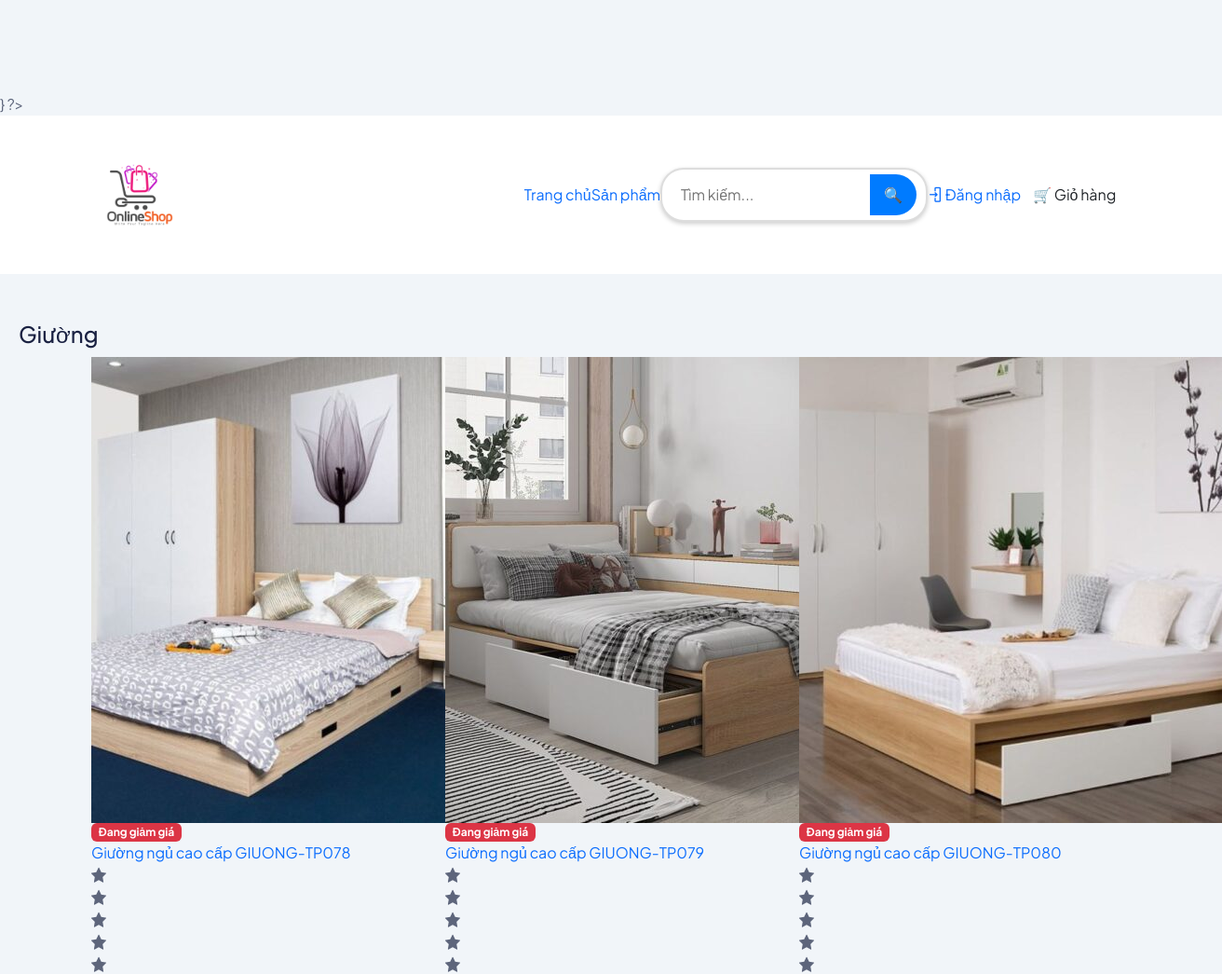
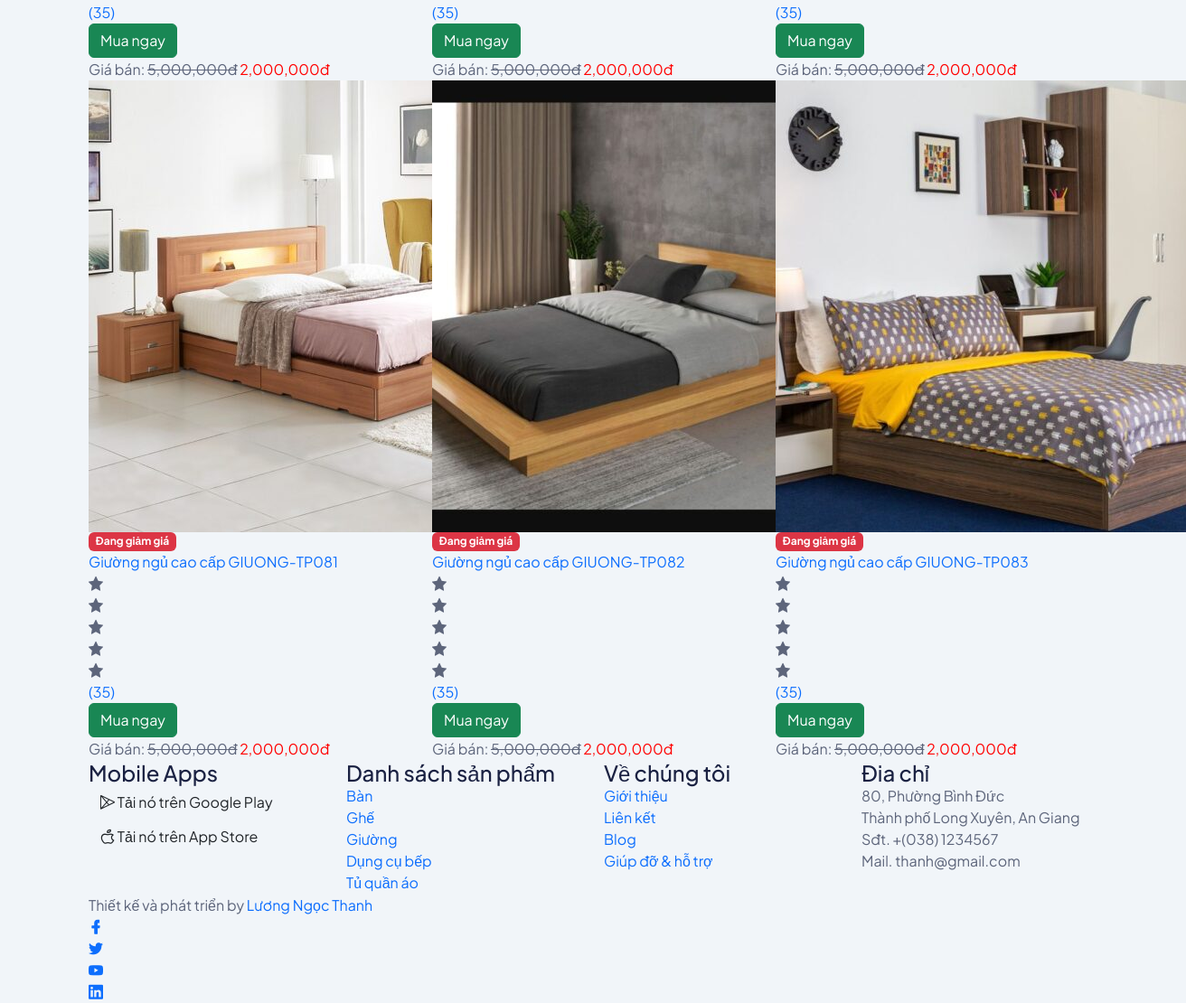
Screenshot of /?action=group&id=3 with the database file from the repository (2 pictures, top to bottom).
### tables this page shows
CREATE TABLE `danhmuc` (
  `id` int(11) NOT NULL,
  `tendanhmuc` varchar(50) NOT NULL,
  `mota` varchar(1000) NOT NULL
);

CREATE TABLE `mathang` (
  `id` int(11) NOT NULL,
  `tenmathang` varchar(255) NOT NULL,
  `mota` text NOT NULL,
  `giaban` float NOT NULL,
  `giagoc` float NOT NULL,
  `soluongton` int(11) NOT NULL,
  `hinhanh` varchar(255) NOT NULL,
  `luotxem` int(11) NOT NULL,
  `luotmua` int(11) NOT NULL,
  `danhmuc_id` int(11) NOT NULL
);

### model/danhmuc.php (called while the page is built, shortened)
<?php
class DANHMUC{
    public function laydanhmuc(){
        $dbcon = DATABASE::connect();
        try{
            $sql = "SELECT * FROM danhmuc";
            $cmd = $dbcon->prepare($sql);
            $cmd->execute();
            $result = $cmd->fetchAll();
            return $result;
        }
        catch(PDOException $e){
            $error_message = $e->getMessage();
            echo "<p>Lỗi truy vấn: $error_message</p>";
            exit();
        }
    }
    public function laydanhmuctheoid($id){
        $dbcon = DATABASE::connect();
        try{
            $sql = "SELECT * FROM danhmuc WHERE id=:id";
            $cmd = $dbcon->prepare($sql);
            $cmd->bindValue(":id", $id);
            $cmd->execute();
            $result = $cmd->fetch();
            return $result;
        }
        catch(PDOException $e){
            $error_message = $e->getMessage();
            echo "<p>Lỗi truy vấn: $error_message</p>";
            exit();
        }
    }
}
?>

### model/mathang.php (called while the page is built, shortened)
<?php
class MATHANG{
    public function laymathangtheodanhmuc($danhmuc_id){
        $dbcon = DATABASE::connect();
        try{
            $sql = "SELECT * FROM mathang WHERE danhmuc_id=:madm" ;
            $cmd = $dbcon->prepare($sql);
			$cmd->bindValue(":madm",$danhmuc_id);
            $cmd->execute();
            $result = $cmd->fetchAll();
            return $result;
        }
        catch(PDOException $e){
            $error_message = $e->getMessage();
            echo "<p>Lỗi truy vấn: $error_message</p>";
            exit();
        }
    }
}
?>

### public/group.php (the view)
<?php
include("inc/top.php");
?>
<h3 style="margin: 50px 0px 0px 20px;">
    <?php echo $tendm ?>
</h3>
<section class="items-grid section" style="margin-top: 10px;">
    <div class="container">
        <div class="single-head">
            <div class="row">
<?php
if($mathang != null){
    foreach($mathang as $m):
?>
                <div class="col-lg-4 col-md-6 col-12">
                    <div class="single-grid wow fadeInUp" data-wow-delay=".2s">
                        <div class="image">
                            <a href="?action=detail&id=<?php echo $m["id"]; ?>" class="thumbnail">
                                <img src="../<?php echo $m["hinhanh"]; ?>" alt="<?php echo $m["tenmathang"]; ?>">
                            </a>
                            <p class="badge bg-danger text-white">Đang giảm giá</p>
                        </div>
                        <div class="content">
                            <div class="top-content">
                                <a href="?action=detail&id=<?php echo $m["id"]; ?>" class="tag"><?php echo $m["tenmathang"]; ?></a>
                                <ul class="rating">
                                    <li><i class="lni lni-star-filled"></i></li>
                                    <li><i class="lni lni-star-filled"></i></li>
                                    <li><i class="lni lni-star-filled"></i></li>
                                    <li><i class="lni lni-star-filled"></i></li>
                                    <li><i class="lni lni-star-filled"></i></li>
                                    <li><a href="javascript:void(0)">(35)</a></li>
                                </ul>
                                <ul>
                                    <li><a href="index.php?action=chovaogio&id=<?php echo $m["id"]; ?>" class="btn btn-success">Mua ngay</a></li>
                                </ul>
                            </div>
                            <div class="bottom-content">
                                <?php if ($m["giaban"] != $m["giagoc"]){ ?>
                                <p class="price">Giá bán:
                                <span class="text-decoration-line-through"><?php echo number_format($m["giagoc"]); ?>đ</span><?php }  ?>
                                <span style="color: red"><?php echo number_format($m["giaban"]); ?>đ</span></p>
                            </div>
                        </div>
                    </div>
                </div>
<?php
    endforeach;
    }
    else{
        echo "<p>Danh mục này hiện chưa có mặt hàng. Vui lòng xem danh mục khác...</p>";
    }
?>
            </div>
        </div>
    </div>
</section>
<?php
include("inc/bottom.php");
?>

### public/inc/bottom.php (shortened to what this page needs)
        <footer class="footer">
        <div class="footer-top">
            <div class="container">
                <div class="row">
                    <div class="col-lg-3 col-md-6 col-12">
                        <div class="single-footer mobile-app">
                            <h3>Mobile Apps</h3>
                            <div class="app-button">
                                <a href="javascript:void(0)" class="btn">
                                    <i class="lni lni-play-store"></i>
                                    <span class="text">
                                        <span class="small-text">Tải nó trên</span>
                                        Google Play
                                    </span>
                                </a>
                                <a href="javascript:void(0)" class="btn">
                                    <i class="lni lni-apple"></i>
                                    <span class="text">
                                        <span class="small-text">Tải nó trên</span>
                                        App Store
                                    </span>
                                </a>
                            </div>
                        </div>
                    </div>
                    <div class="col-lg-3 col-md-6 col-12">
                        <div class="single-footer f-link">
                            <h3>Danh sách sản phẩm</h3>
                            <div class="row">
                                <div class="col-lg-6 col-md-6 col-12">
                                    <ul>
                                        <?php foreach ($danhmuc as $d): ?>
                                            <li><a href="?action=group&id=<?php echo $d["id"]; ?>">
                                            <?php echo $d["tendanhmuc"]; ?></a></li>
                                        <?php endforeach; ?>
                                    </ul>
                                </div>
                            </div>
                        </div>
                    </div>
                    <div class="col-lg-3 col-md-6 col-12">
                        <div class="single-footer f-link">
                            <h3>Về chúng tôi</h3>
                            <ul>
                                <li><a href="">Giới thiệu</a></li>
                                <li><a href="">Liên kết</a></li>
                                <li><a href="">Blog</a></li>
                                <li><a href="">Giúp đỡ & hỗ trợ</a></li>
                            </ul>
                        </div>
                    </div>
                    <div class="col-lg-3 col-md-6 col-12">
                        <div class="single-footer f-contact">
                            <h3>Đia chỉ</h3>
                            <ul>
                                <li>80, Phường Bình Đức<br> Thành phố Long Xuyên, An Giang</li>
                                <li>Sđt. +(038) 1234567 <br> Mail. thanh@gmail.com</li>
                            </ul>
                        </div>
                    </div>
                </div>
            </div>
        </div>
        <div class="footer-bottom">
            <div class="container">
                <div class="inner">
                    <div class="row">
                        <div class="col-12">
                            <div class="content">
                                <p class="copyright-text">Thiết kế và phát triển by <a href="https://www.facebook.com/ngocthanh.luong.391420"
                                        rel="nofollow" target="_blank">Lương Ngọc Thanh</a>
                                </p>
                                <ul class="footer-social">
                                    <li><a href="https://www.facebook.com/ngocthanh.luong.391420"><i class="lni lni-facebook-filled"></i></a></li>
                                    <li><a href="javascript:void(0)"><i class="lni lni-twitter-original"></i></a></li>
                                    <li><a href="javascript:void(0)"><i class="lni lni-youtube"></i></a></li>
                                    <li><a href="javascript:void(0)"><i class="lni lni-linkedin-original"></i></a></li>
                                </ul>
                            </div>
                        </div>
                    </div>
                </div>
            </div>
        </div>
    </footer>
    </body>
</html>

### public/inc/top.php (style rules this page uses)
body { padding-top: 100px; Điều chỉnh theo chiều cao của header }

### rows the page displays
danhmuc: tendanhmuc "Giường"
mathang: hinhanh (picture), shows "Đang giảm giá", tenmathang "Giường ngủ cao cấp GIUONG-TP078", giagoc "5,000,000", giaban "2,000,000"
mathang: hinhanh (picture), shows "Đang giảm giá", tenmathang "Giường ngủ cao cấp GIUONG-TP079", giagoc "5,000,000", giaban "2,000,000"
mathang: hinhanh (picture), shows "Đang giảm giá", tenmathang "Giường ngủ cao cấp GIUONG-TP080", giagoc "5,000,000", giaban "2,000,000"
mathang: hinhanh (picture), shows "Đang giảm giá", tenmathang "Giường ngủ cao cấp GIUONG-TP081", giagoc "5,000,000", giaban "2,000,000"
mathang: hinhanh (picture), shows "Đang giảm giá", tenmathang "Giường ngủ cao cấp GIUONG-TP082", giagoc "5,000,000", giaban "2,000,000"
mathang: hinhanh (picture), shows "Đang giảm giá", tenmathang "Giường ngủ cao cấp GIUONG-TP083", giagoc "5,000,000", giaban "2,000,000"
danhmuc: tendanhmuc "Bàn"
danhmuc: tendanhmuc "Ghế"
danhmuc: tendanhmuc "Dụng cụ bếp"
danhmuc: tendanhmuc "Tủ quần áo"
